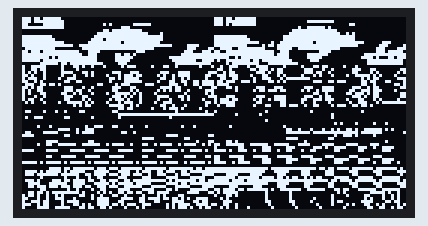
A sketch run on a simulated Arduino Uno, built with avr-gcc and run on an emulated ATmega328P. On the bench: 128×64 one-colour display.

Above: at 2.2 s.

The sketch:

sketch_apr12a.ino
```cpp
#include <SPI.h>
#include <Wire.h>
#include <Adafruit_GFX.h>
#include <Adafruit_SSD1306.h>

#define OLED_RESET 4
Adafruit_SSD1306 display(OLED_RESET);

// 'luff', 64x32px
const unsigned char epd_bitmap_luff [] PROGMEM = {
	0xed, 0xf8, 0x00, 0x00, 0x00, 0x00, 0x00, 0x00, 0xed, 0xfc, 0x00, 0x00, 0x00, 0x00, 0x00, 0x00,
	0xef, 0xfc, 0x00, 0x00, 0x00, 0x00, 0x00, 0x00, 0xef, 0xfc, 0x00, 0x01, 0xff, 0x00, 0x00, 0x00,
	0xc1, 0xfc, 0x00, 0x14, 0x07, 0xe0, 0x00, 0x00, 0xeb, 0xfc, 0x00, 0x00, 0x00, 0x06, 0x00, 0x00,
	0xff, 0xfc, 0x00, 0x00, 0x70, 0x00, 0x00, 0x00, 0x00, 0x00, 0x00, 0x09, 0xfa, 0x00, 0x00, 0x00,
	0x00, 0x00, 0x00, 0x1b, 0xff, 0x00, 0x00, 0x00, 0x00, 0x00, 0x00, 0x3f, 0xff, 0x80, 0x00, 0x00,
	0x00, 0x00, 0x00, 0x7f, 0xff, 0xc2, 0x00, 0x00, 0x00, 0x00, 0x00, 0x7f, 0xff, 0xca, 0x00, 0x00,
	0xff, 0xc0, 0x00, 0xff, 0xff, 0xfe, 0x00, 0x00, 0xff, 0xe0, 0x01, 0xff, 0xff, 0xfe, 0x00, 0x00,
	0xff, 0xe0, 0x01, 0xef, 0xff, 0xfe, 0x00, 0x00, 0xff, 0xf0, 0x01, 0xff, 0xff, 0xfe, 0x00, 0x00,
	0xff, 0xfc, 0x03, 0xff, 0xbf, 0xfc, 0x00, 0x00, 0xff, 0xfe, 0x13, 0xff, 0xbf, 0xff, 0xc0, 0xe0,
	0xff, 0xff, 0x9f, 0xff, 0xff, 0xff, 0xc1, 0xe0, 0xff, 0xe0, 0xb7, 0xff, 0xff, 0xff, 0x01, 0xc1,
	0x7f, 0xe0, 0x0f, 0xff, 0xff, 0xf0, 0x01, 0xc3, 0x3c, 0xff, 0x87, 0xcf, 0xff, 0xc0, 0x03, 0x87,
	0xdd, 0xff, 0xe3, 0xc0, 0x03, 0x80, 0x03, 0x8e, 0xcf, 0xff, 0xf3, 0x80, 0x1e, 0x00, 0x03, 0xbe,
	0xff, 0xff, 0xf3, 0x81, 0xb4, 0x00, 0x07, 0xff, 0xff, 0xff, 0xf7, 0x81, 0xfc, 0x00, 0x3f, 0xff,
	0xff, 0xaf, 0xff, 0x81, 0xf8, 0x00, 0x7f, 0xff, 0xf9, 0x7f, 0xff, 0x81, 0xf0, 0x00, 0x7a, 0x37,
	0xfd, 0xff, 0xff, 0x81, 0xf0, 0x00, 0x3f, 0xcf, 0x4f, 0xf6, 0xff, 0xc0, 0xe0, 0x00, 0x1f, 0xfe,
	0x03, 0xf6, 0xff, 0xe0, 0xe0, 0x00, 0x1f, 0xfe, 0x0b, 0xfe, 0x3f, 0xf0, 0x00, 0x00, 0x1f, 0xfe
};

// Array of all bitmaps for convenience. (Total bytes used to store images in PROGMEM = 272)
const int epd_bitmap_allArray_LEN = 1;
const unsigned char* epd_bitmap_allArray[1] = {
	epd_bitmap_luff
};


void setup()
{
  display.begin(SSD1306_SWITCHCAPVCC, 0x3C);  // here the 0x3c is the I2C address, check your i2c address if u have multiple devices.
  display.clearDisplay();
  delay(2000);

}

void loop()
{
  display.drawBitmap(0, 0, epd_bitmap_luff, 128, 64, WHITE);
  display.display();
}
```
